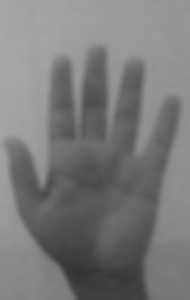
#> input picture test/0.jpg, 190 x 300 px, found by its file name; its folder holds 4 pictures in this run
$ python 4.TestFeature.py
#> lines starting #> are read from the running program, lines starting #| are printed output that depends on the picture; after the words box and inside, x2 and y2 are one past the last pixel; in counts of white or black regions, pixels touching at a corner belong together
import cv2
import math


def moments(a):
    d = ""
    grey = cv2.cvtColor(a, cv2.COLOR_BGR2GRAY)
    ret, thresh = cv2.threshold(grey, 130, 255, cv2.THRESH_BINARY)

    # Calculate Moments
    mnts = cv2.moments(thresh)

    # Calculate Hu Moments
    huMoments = cv2.HuMoments(mnts)

    for k in range(len(huMoments)):
        d += str(-1 * math.copysign(1.0, huMoments[k]) * math.log(abs(huMoments[k]))) + ","

    return d


# iteration process for calculating of each image
for j in range(12):
    path = "E:/ImageProcessing/HandUsingMovments/test/" + str(j) + ".jpg"
    image1 = cv2.imread(path)
#> image1 is the input picture: shape (300, 190, 3); min 52, max 168, mean 121.5
    b = moments(image1)
#> in moments, `ret, thresh = cv2.threshold(grey, 130, 255, cv2.THRESH_BINARY)`:
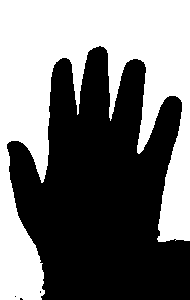
#> thresh: shape (300, 190); 45.9% white; 1 white region, box (x1, y1, x2, y2) and area: (0, 0, 190, 300) 26178
#> in moments, `mnts = cv2.moments(thresh)`: mnts = moments, m00 6675390, centre m10/m00, m01/m00 = (86.37, 100.6)
#> in moments, `huMoments = cv2.HuMoments(mnts)`: huMoments = [0.00167, 2.42e-07, 8.21e-10, 1.04e-09, 6.98e-19, 4.62e-13, 6.53e-19]
#> the loop in moments, `for k in range(len(huMoments)):` made 7 passes
#> d on passes 1 to 2: '6.3935903199988315,', '6.3935903199988315,15.234730706347719,'
    # creation of file
    path1 = "E:/ImageProcessing/HandUsingMovments/test/" + str(j) + ".txt"
    f1 = open(path1, "w+")
    f1.write(b)
#> pass 2 of the loop `for j in range(12):`:
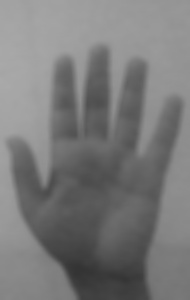
#> input picture test/1.jpg, 190 x 300 px, found by its file name
#> image1 is the input picture: shape (300, 190, 3); min 52, max 169, mean 121.6
#> in moments (call 2), `ret, thresh = cv2.threshold(grey, 130, 255, cv2.THRESH_BINARY)`:
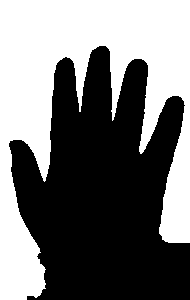
#> thresh: shape (300, 190); 45.9% white; 1 white region, box (x1, y1, x2, y2) and area: (0, 0, 190, 300) 26185
#> mnts = moments, m00 6677175, centre m10/m00, m01/m00 = (84.83, 100.8)
#> huMoments = [0.00167, 2.59e-07, 8.03e-10, 9.99e-10, 6.01e-19, 4.41e-13, 6.62e-19]
#> the loop in moments (call 2), `for k in range(len(huMoments)):` made 7 passes
#> d on passes 1 to 2: '6.3951061496656685,', '6.3951061496656685,15.166075725469724,'
#> (the run stopped early here; a loop or call above may not have finished)
